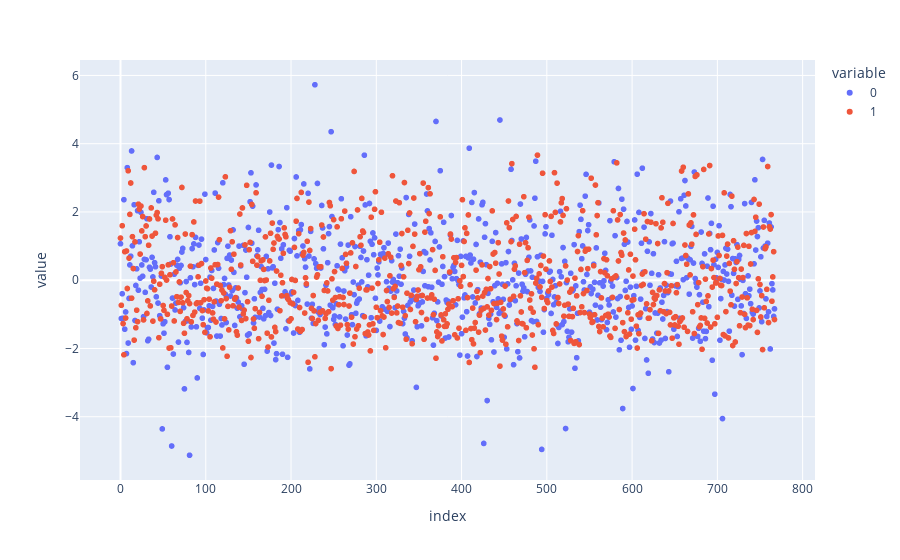

The notebook cell this image was saved under:
### Code cell
fig = px.scatter(principalComponents)
fig

### Figure 1 — Plotly figure (JSON) as saved in the notebook; plotly's stock layout.template omitted (floating-point values rounded to 4 significant figures; data arrays with more than 128 entries replaced by an {"elided": "..."} marker saying what was removed)
{"data": [{"hovertemplate": "variable=0<br>index=%{x}<br>value=%{y}<extra></extra>", "legendgroup": "0", "marker": {"color": "#636efa", "symbol": "circle"}, "mode": "markers", "name": "0", "showlegend": true, "type": "scattergl", "x": {"elided": "768 int values"}, "xaxis": "x", "y": {"elided": "768 float values"}, "yaxis": "y"}, {"hovertemplate": "variable=1<br>index=%{x}<br>value=%{y}<extra></extra>", "legendgroup": "1", "marker": {"color": "#EF553B", "symbol": "circle"}, "mode": "markers", "name": "1", "showlegend": true, "type": "scattergl", "x": {"elided": "768 int values"}, "xaxis": "x", "y": {"elided": "768 float values"}, "yaxis": "y"}], "layout": {"autosize": true, "legend": {"title": {"text": "variable"}, "tracegroupgap": 0}, "margin": {"t": 60}, "xaxis": {"anchor": "y", "autorange": true, "domain": [0, 1], "range": [-50.03, 817.0], "title": {"text": "index"}, "type": "linear"}, "yaxis": {"anchor": "x", "autorange": true, "domain": [0, 1], "range": [-5.969, 6.568], "title": {"text": "value"}, "type": "linear"}}}
